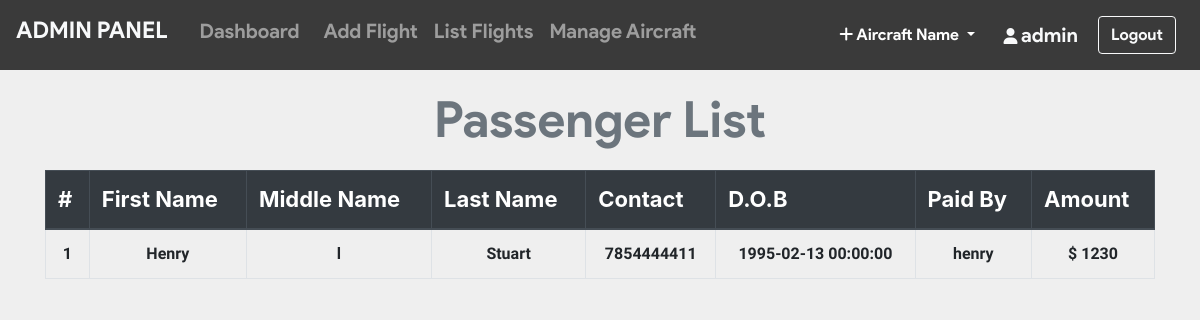
The page /admin/pass_list.php?flight_id=8 (signed in) on the database its author committed.
### tables this page shows
CREATE TABLE `ticket` (
  `ticket_id` int(11) NOT NULL,
  `passenger_id` int(11) NOT NULL,
  `flight_id` int(11) NOT NULL,
  `user_id` int(11) NOT NULL,
  `seat_no` varchar(10) NOT NULL,
  `cost` int(11) NOT NULL,
  `class` varchar(3) NOT NULL
);

CREATE TABLE `passenger_profile` (
  `passenger_id` int(11) NOT NULL,
  `user_id` int(11) NOT NULL,
  `flight_id` int(11) NOT NULL,
  `mobile` varchar(110) NOT NULL,
  `dob` datetime NOT NULL,
  `f_name` varchar(20) DEFAULT NULL,
  `m_name` varchar(20) DEFAULT NULL,
  `l_name` varchar(20) DEFAULT NULL
);

CREATE TABLE `users` (
  `user_id` int(11) NOT NULL,
  `username` varchar(20) NOT NULL,
  `email` varchar(50) NOT NULL,
  `password` varchar(100) NOT NULL
);

CREATE TABLE `payment` (
  `card_no` varchar(16) NOT NULL,
  `user_id` int(11) NOT NULL,
  `flight_id` int(11) NOT NULL,
  `expire_date` varchar(5) DEFAULT NULL,
  `amount` int(11) NOT NULL
);

### admin/pass_list.php (the view, shortened to what this page needs)
<?php include_once 'header.php'; ?>
<?php include_once 'footer.php';
require '../helpers/init_conn_db.php';?>
    <main>
        <?php if(isset($_SESSION['adminId'])) { ?>
          <div class="container-md mt-2">
            <h1 class="display-4 text-center text-secondary"
              >Passenger List</h1>
            <table class="table table-bordered">
              <thead class="thead-dark">
                <tr>
                  <th>#</th>
                  <th scope="col">First Name</th>
                  <th scope="col">Middle Name</th>
                  <th scope="col">Last Name</th>
                  <th scope="col">Contact</th>
                  <th scope="col">D.O.B</th>
                  <th scope="col">Paid By</th>
                  <th scope="col">Amount</th>
                </tr>
              </thead>
              <tbody>
                <?php
                $cnt=1;
                $flight_id = $_GET['flight_id'];
                $sql_t = 'SELECT * FROM Ticket WHERE flight_id=?';
                $stmt_t = mysqli_stmt_init($conn);
                if(!mysqli_stmt_prepare($stmt_t,$sql_t)) {
                    header('Location: ticket.php?error=sqlerror');
                    exit();
                } else {
                    mysqli_stmt_bind_param($stmt_t,'i',$flight_id);
                    mysqli_stmt_execute($stmt_t);
                    $result_t = mysqli_stmt_get_result($stmt_t);
                    while($row_t = mysqli_fetch_assoc($result_t)) {
                      $sql = 'SELECT * FROM Passenger_profile WHERE passenger_id=?';
                      $stmt = mysqli_stmt_init($conn);
                      mysqli_stmt_prepare($stmt,$sql);
                      mysqli_stmt_bind_param($stmt,'i',$row_t['passenger_id']);
                      mysqli_stmt_execute($stmt);
                      $result = mysqli_stmt_get_result($stmt);
                      if ($row = mysqli_fetch_assoc($result)) {
                          $sql_p = 'SELECT * FROM PAYMENT WHERE flight_id=? AND user_id=?';
                          $stmt_p = mysqli_stmt_init($conn);
                          mysqli_stmt_prepare($stmt_p,$sql_p);
                          mysqli_stmt_bind_param($stmt_p,'ii',$flight_id,$row['user_id']);
                          mysqli_stmt_execute($stmt_p);
                          $result_p = mysqli_stmt_get_result($stmt_p);
                          if ($row_p = mysqli_fetch_assoc($result_p)) {
                            $sql_u = 'SELECT * FROM Users WHERE user_id=?';
                            $stmt_u = mysqli_stmt_init($conn);
                            mysqli_stmt_prepare($stmt_u,$sql_u);
                            mysqli_stmt_bind_param($stmt_u,'i',$row['user_id']);
                            mysqli_stmt_execute($stmt_u);
                            $result_u = mysqli_stmt_get_result($stmt_u);
                            if ($row_u = mysqli_fetch_assoc($result_u)) {
                              echo "
                              <tr class='text-center'>
                                <td>".$cnt."</td>
                                <td>".$row['f_name']."</td>
                                <td>".$row['m_name']."</td>
                                <td>".$row['l_name']."</td>
                                <td>".$row['mobile']."</td>
                                <td>".$row['dob']."</td>
                                <td scope='row'>".$row_u['username']."</td>
                                <td>$ ".$row_p['amount']."</td>
                              </tr>
                              ";
                            }
                          }
                      }
                      $cnt++; }
                      }
                ?>
              </tbody>
            </table>
          </div>
        <?php } ?>
    </main>

### admin/pass_list.php (style rules this page uses)
h1 { margin-top: 20px; margin-bottom: 20px; font-family: 'product sans'; font-size: 50px !important; font-weight: lighter; }
body { background-color: #efefef; }
th { font-size: 22px; }
td { margin-top: 10px !important; font-size: 16px; font-weight: bold; font-family: 'Assistant', sans-serif !important; }

### rows shown on the page
ticket: passenger.f_name "Henry", passenger.m_name "l", passenger.l_name "Stuart", passenger.mobile "7854444411", passenger.dob "1995-02-13 00:00:00", user.username "henry", payment.amount "1230"

### other values the page prints
$_SESSION['adminUname'] "admin"
